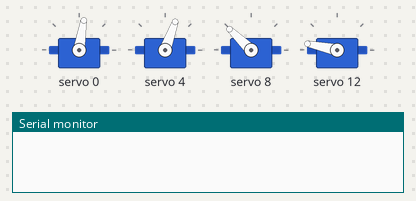
A sketch run on a simulated Arduino Uno, built with avr-gcc and run on an emulated ATmega328P. On the bench: 4 × servo, the last lines printed to the serial monitor. At 15.5 s the program stops and its outputs stay as they are.

Above: at 2.99 s.
At 4.54 s:
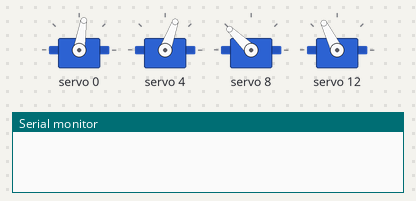
At 8.98 s:
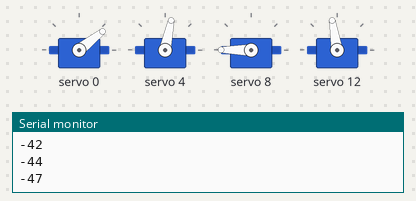
At 10.2 s:
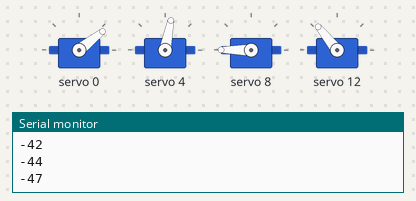
At 11.0 s:
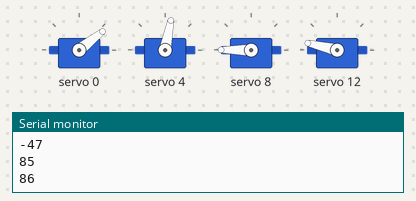
At 15.3 s:
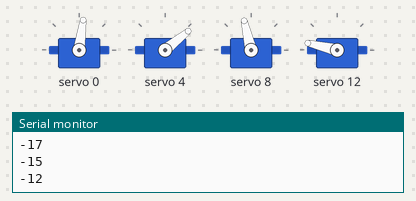
Timing chart, 0 to 16.8 s (numbered marks = the images above):
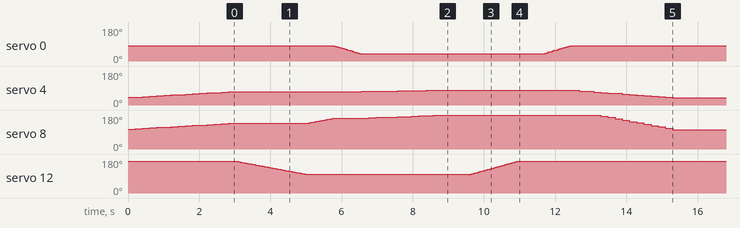

The sketch:

robotic_arm.ino
```cpp
#include <Wire.h>
#include "PCA9685.h"

PCA9685 driver;
int ang1 = -10, ang2 = -50, ang3 = 10, ang4 = 70;
int servo1 = 0, servo2 = 4, servo3 = 8, servo4 = 12;
float speed = 15;  //  higer is slower
int step2 = 0, step3 = 0;
int claw=5;

// PCA9685 outputs = 12-bit = 4096 steps
// 2.5% of 20ms = 0.5ms ; 12.5% of 20ms = 2.5ms
// 2.5% of 4096 = 102 steps; 12.5% of 4096 = 512 steps

PCA9685_ServoEval pwmServo(100, 512);  // (-90deg, +90deg)

//always set ang to new angle AFTER using move

void setup() {

  Serial.begin(115200);
  Wire.begin();                // Wire must be started first
  Wire.setClock(400000);       // Supported baud rates are 100kHz,400kHz, and 1000kHz
  driver.resetDevices();       // Software resets all PCA9685 devices on Wire line
  driver.init();               // Address pins A5-A0 set to B000000 init(B000000)
  driver.setPWMFrequency(50);  // Set frequency to 50Hz

  driver.setChannelPWM(servo1, pwmServo.pwmForAngle(ang1));
  driver.setChannelPWM(servo2, pwmServo.pwmForAngle(ang2));
  driver.setChannelPWM(servo3, pwmServo.pwmForAngle(ang3));
  driver.setChannelPWM(servo4, pwmServo.pwmForAngle(ang4));

  //   // orange grey
  //   // red white
}


void loop() {

  step2 = 30;  //31 31 for benchy in black spot
  step3 = 30;
  getToDouble(ang2 + step2, ang3 + step3);

  grab();

  step3 = 25;
  getTo3(ang3 + step3);

  getTo1(-50);

  step2 = 8;
  step3 = 20;
  getToDouble(ang2 + step2, ang3 + step3);

  release();

  step3 = 25;
  getTo3(ang3 + step3);

  getTo1(-10);
  getToDouble(-50, 10);

  while(1){}
}


void grab() {
  for (int i = 70; i > claw; i--) {
    ang4 = i;
    move(servo4, ang4);
    delay(30);
  }
}

void release() {
  for (int i = claw; i < 70; i++) {
    ang4 = i;
    move(servo4, ang4);
    delay(20);
  }
}

void move(int servo, int angle) {
  driver.setChannelPWM(servo, pwmServo.pwmForAngle(angle));
}


void getTo2(int target2) {
  float step2 = (target2 - ang2) / speed;
  float angle2 = ang2;
  for (int i = 0; i < speed; i++) {
    Serial.println(ang2);
    angle2 += step2;
    ang2 = int(angle2);
    move(servo2, ang2);
    delay(100);
  }
}

void getTo3(int target3) {
  float step3 = (target3 - ang3) / speed;
  float angle3 = ang3;
  for (int i = 0; i < speed; i++) {
    Serial.println(ang3);
    angle3 += step3;
    ang3 = int(angle3);
    move(servo3, ang3);
    delay(50);
  }
}

void getTo1(int target1) {
  float step1 = (target1 - ang1) / speed;
  float angle1 = ang1;
  for (int i = 0; i < speed; i++) {
    Serial.println(ang1);
    angle1 += step1;
    ang1 = int(angle1);
    move(servo1, ang1);
    delay(50);
  }
}

void getToDouble(int target2, int target3) {

  float step2 = (target2 - float(ang2)) / speed;
  float step3 = (target3 - ang3) / speed;
  float angle2 = ang2, angle3 = ang3;

  for (int i = 0; i < speed; i++) {

    angle2 += step2;
    angle3 += step3;
    ang2 = int(angle2);
    ang3 = int(angle3);
    move(servo2, ang2);
    move(servo3, ang3);
    delay(200);
  }
}
```

Measured:
- by itself, servo 4: rises from 40° to 79° in 9.0 s, then falls to 39° in 6.1 s
- by itself, servo 8: rises from 105° to 180° in 8.6 s, then falls to 103° in 6.5 s
